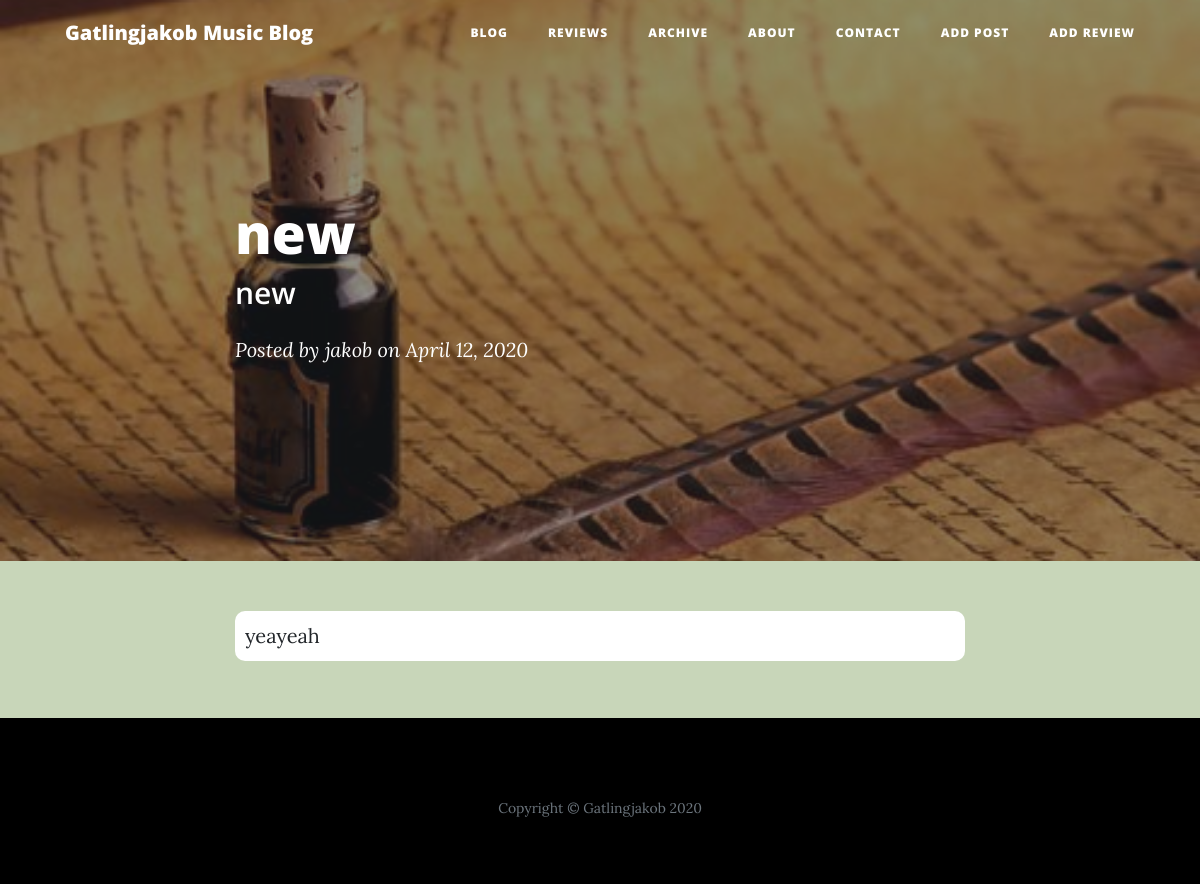
Screenshot of /post/2 with the database file from the repository.
### manage.py (models this page shows)
class Blogpost(db.Model):
    id = db.Column(db.Integer, primary_key=True)
    title = db.Column(db.String(200))
    subtitle = db.Column(db.String(200))
    author = db.Column(db.String(50))
    date_posted = db.Column(db.DateTime)
    content = db.Column(db.Text)

### app.py (the view)
@app.route('/post/<int:post_id>')
def post(post_id):
    post = Blogpost.query.filter_by(id=post_id).one()
    return render_template('post.html', post=post)

### templates/post.html (shortened to what this page needs)
{% extends "base.html" %}
{% block head %}
    {{ super() }}
{% endblock %}
{% block content %}
<header class="masthead" style="background-image: url(' {{ url_for('static', filename='images/parchment.jpeg') }} ' )">
  <div class="overlay"></div>
  <div class="container">
    <div class="row">
      <div class="col-lg-8 col-md-10 mx-auto">
        <div class="post-heading">
          <h1>{{ post.title }}</h1>
          <h2 class="subheading">{{ post.subtitle }}</h2>
          <span class="meta">Posted by
            {{ post.author }}
            on {{ post.date_posted.strftime('%B %d, %Y') }}</span>
        </div>
      </div>
    </div>
  </div>
</header>
<article>
  <div class="container">
    <div class="row">
      <div class="col-lg-8 col-md-10 mx-auto" style="margin-bottom:27px;">
        <div class="blogpost-preview">
        {{ post.content|safe }}
        </div>
      </div>
    </div>
  </div>
</article>
{% endblock %}

### static/styles/musicblog.css (style rules this page uses)
.blogpost-preview { background-color: white; padding: 10px; margin-bottom: 30px; border-radius: 10px; }

### rows the page displays
Blogpost: title "new", subtitle "new", author "jakob", date_posted "April 12, 2020", content "yeayeah"
